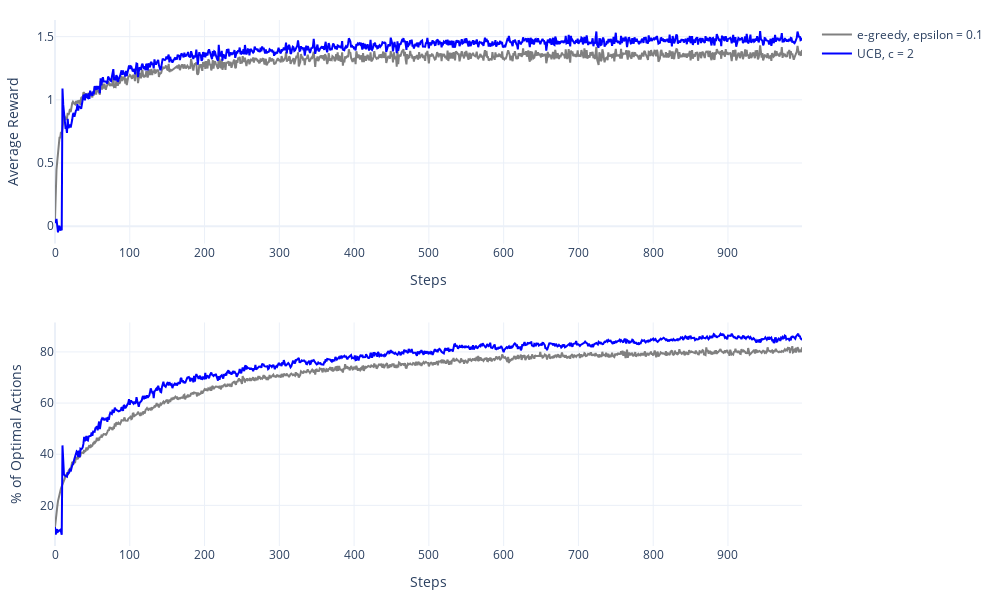

Notebook code for this chart:
### Code cell
fig = make_subplots(rows=2, cols=1)

fig.add_trace(trace=go.Scatter(
    y=average_rewards[0],
    marker=dict(color="gray"),
    name="e-greedy, epsilon = 0.1",
), row=1, col=1)
fig.add_trace(trace=go.Scatter(
    y=average_rewards[1],
    marker=dict(color="blue"),
    name="UCB, c = 2",
), row=1, col=1)

fig.add_trace(trace=go.Scatter(
    y=optimal_action_pct[0],
    marker=dict(color="gray"),
    showlegend=False
), row=2, col=1)
fig.add_trace(trace=go.Scatter(
    y=optimal_action_pct[1],
    marker=dict(color="blue"),
    showlegend=False
), row=2, col=1)

fig.update_xaxes(title_text="Steps", row=1, col=1)
fig.update_xaxes(title_text="Steps", row=2, col=1)
fig.update_yaxes(title_text="Average Reward", row=1, col=1)
fig.update_yaxes(title_text="% of Optimal Actions", row=2, col=1)
fig.update_layout(
    template="plotly_white",
    margin=dict(l=50, r=30, t=20, b=40),
    width=1000,
    height=600,
)
fig.show()

### Figure 1 — Plotly figure (JSON) as saved in the notebook; plotly's stock layout.template omitted (floating-point values rounded to 4 significant figures; data arrays with more than 128 entries replaced by an {"elided": "..."} marker saying what was removed)
{"data": [{"marker": {"color": "gray"}, "name": "e-greedy, epsilon = 0.1", "type": "scatter", "xaxis": "x", "y": {"elided": "1000 float values"}, "yaxis": "y"}, {"marker": {"color": "blue"}, "name": "UCB, c = 2", "type": "scatter", "xaxis": "x", "y": {"elided": "1000 float values"}, "yaxis": "y"}, {"marker": {"color": "gray"}, "showlegend": false, "type": "scatter", "xaxis": "x2", "y": {"elided": "1000 float values"}, "yaxis": "y2"}, {"marker": {"color": "blue"}, "showlegend": false, "type": "scatter", "xaxis": "x2", "y": {"elided": "1000 float values"}, "yaxis": "y2"}], "layout": {"height": 600, "margin": {"b": 40, "l": 50, "r": 30, "t": 20}, "width": 1000, "xaxis": {"anchor": "y", "domain": [0, 1], "title": {"text": "Steps"}}, "xaxis2": {"anchor": "y2", "domain": [0, 1], "title": {"text": "Steps"}}, "yaxis": {"anchor": "x", "domain": [0.575, 1], "title": {"text": "Average Reward"}}, "yaxis2": {"anchor": "x2", "domain": [0, 0.425], "title": {"text": "% of Optimal Actions"}}}}
